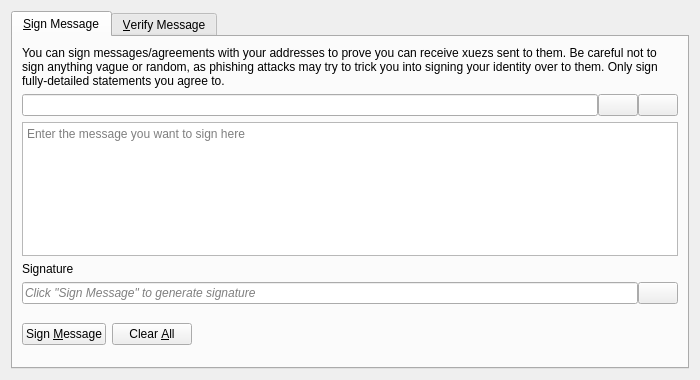
<?xml version="1.0" encoding="UTF-8"?>
<ui version="4.0">
 <class>SignVerifyMessageDialog</class>
 <widget class="QDialog" name="SignVerifyMessageDialog">
  <property name="geometry">
   <rect>
    <x>0</x>
    <y>0</y>
    <width>700</width>
    <height>380</height>
   </rect>
  </property>
  <property name="windowTitle">
   <string>Signatures - Sign / Verify a Message</string>
  </property>
  <property name="modal">
   <bool>true</bool>
  </property>
  <layout class="QVBoxLayout" name="verticalLayout">
   <item>
    <widget class="QTabWidget" name="tabWidget">
     <property name="currentIndex">
      <number>0</number>
     </property>
     <widget class="QWidget" name="tabSignMessage">
      <attribute name="title">
       <string>&amp;Sign Message</string>
      </attribute>
      <layout class="QVBoxLayout" name="verticalLayout_SM">
       <item>
        <widget class="QLabel" name="infoLabel_SM">
         <property name="text">
          <string>You can sign messages/agreements with your addresses to prove you can receive xuezs sent to them. Be careful not to sign anything vague or random, as phishing attacks may try to trick you into signing your identity over to them. Only sign fully-detailed statements you agree to.</string>
         </property>
         <property name="textFormat">
          <enum>Qt::PlainText</enum>
         </property>
         <property name="wordWrap">
          <bool>true</bool>
         </property>
        </widget>
       </item>
       <item>
        <layout class="QHBoxLayout" name="horizontalLayout_1_SM">
         <property name="spacing">
          <number>0</number>
         </property>
         <item>
          <widget class="QValidatedLineEdit" name="addressIn_SM">
           <property name="toolTip">
            <string>The XUEZ address to sign the message with</string>
           </property>
          </widget>
         </item>
         <item>
          <widget class="QPushButton" name="addressBookButton_SM">
           <property name="toolTip">
            <string>Choose previously used address</string>
           </property>
           <property name="text">
            <string/>
           </property>
           <property name="icon">
            <iconset resource="../xuez.qrc">
             <normaloff>:/icons/address-book</normaloff>:/icons/address-book</iconset>
           </property>
           <property name="shortcut">
            <string>Alt+A</string>
           </property>
           <property name="autoDefault">
            <bool>false</bool>
           </property>
          </widget>
         </item>
         <item>
          <widget class="QPushButton" name="pasteButton_SM">
           <property name="toolTip">
            <string>Paste address from clipboard</string>
           </property>
           <property name="text">
            <string/>
           </property>
           <property name="icon">
            <iconset resource="../xuez.qrc">
             <normaloff>:/icons/editpaste</normaloff>:/icons/editpaste</iconset>
           </property>
           <property name="shortcut">
            <string>Alt+P</string>
           </property>
           <property name="autoDefault">
            <bool>false</bool>
           </property>
          </widget>
         </item>
        </layout>
       </item>
       <item>
        <widget class="QPlainTextEdit" name="messageIn_SM">
         <property name="toolTip">
          <string>Enter the message you want to sign here</string>
         </property>
         <property name="placeholderText">
          <string>Enter the message you want to sign here</string>
         </property>
        </widget>
       </item>
       <item>
        <widget class="QLabel" name="signatureLabel_SM">
         <property name="text">
          <string>Signature</string>
         </property>
         <property name="textFormat">
          <enum>Qt::PlainText</enum>
         </property>
        </widget>
       </item>
       <item>
        <layout class="QHBoxLayout" name="horizontalLayout_2_SM">
         <property name="spacing">
          <number>0</number>
         </property>
         <item>
          <widget class="QLineEdit" name="signatureOut_SM">
           <property name="placeholderText">
            <string>Click "Sign Message" to generate signature</string>
           </property>
           <property name="font">
            <font>
             <italic>true</italic>
            </font>
           </property>
           <property name="readOnly">
            <bool>true</bool>
           </property>
          </widget>
         </item>
         <item>
          <widget class="QPushButton" name="copySignatureButton_SM">
           <property name="toolTip">
            <string>Copy the current signature to the system clipboard</string>
           </property>
           <property name="text">
            <string/>
           </property>
           <property name="icon">
            <iconset resource="../xuez.qrc">
             <normaloff>:/icons/editcopy</normaloff>:/icons/editcopy</iconset>
           </property>
           <property name="autoDefault">
            <bool>false</bool>
           </property>
          </widget>
         </item>
        </layout>
       </item>
       <item>
        <layout class="QHBoxLayout" name="horizontalLayout_3_SM">
         <item>
          <widget class="QPushButton" name="signMessageButton_SM">
           <property name="toolTip">
            <string>Sign the message to prove you own this XUEZ address</string>
           </property>
           <property name="text">
            <string>Sign &amp;Message</string>
           </property>
           <property name="icon">
            <iconset resource="../xuez.qrc">
             <normaloff>:/icons/edit</normaloff>:/icons/edit</iconset>
           </property>
           <property name="autoDefault">
            <bool>false</bool>
           </property>
          </widget>
         </item>
         <item>
          <widget class="QPushButton" name="clearButton_SM">
           <property name="toolTip">
            <string>Reset all sign message fields</string>
           </property>
           <property name="text">
            <string>Clear &amp;All</string>
           </property>
           <property name="icon">
            <iconset resource="../xuez.qrc">
             <normaloff>:/icons/remove</normaloff>:/icons/remove</iconset>
           </property>
           <property name="autoDefault">
            <bool>false</bool>
           </property>
          </widget>
         </item>
         <item>
          <spacer name="horizontalSpacer_1_SM">
           <property name="orientation">
            <enum>Qt::Horizontal</enum>
           </property>
           <property name="sizeHint" stdset="0">
            <size>
             <width>40</width>
             <height>48</height>
            </size>
           </property>
          </spacer>
         </item>
         <item>
          <widget class="QLabel" name="statusLabel_SM">
           <property name="font">
            <font>
             <weight>75</weight>
             <bold>true</bold>
            </font>
           </property>
           <property name="text">
            <string/>
           </property>
           <property name="wordWrap">
            <bool>true</bool>
           </property>
          </widget>
         </item>
         <item>
          <spacer name="horizontalSpacer_2_SM">
           <property name="orientation">
            <enum>Qt::Horizontal</enum>
           </property>
           <property name="sizeHint" stdset="0">
            <size>
             <width>40</width>
             <height>48</height>
            </size>
           </property>
          </spacer>
         </item>
        </layout>
       </item>
      </layout>
     </widget>
     <widget class="QWidget" name="tabVerifyMessage">
      <attribute name="title">
       <string>&amp;Verify Message</string>
      </attribute>
      <layout class="QVBoxLayout" name="verticalLayout_VM">
       <item>
        <widget class="QLabel" name="infoLabel_VM">
         <property name="text">
          <string>Enter the receiver's address, message (ensure you copy line breaks, spaces, tabs, etc. exactly) and signature below to verify the message. Be careful not to read more into the signature than what is in the signed message itself, to avoid being tricked by a man-in-the-middle attack. Note that this only proves the signing party receives with the address, it cannot prove sendership of any transaction!</string>
         </property>
         <property name="textFormat">
          <enum>Qt::PlainText</enum>
         </property>
         <property name="alignment">
          <set>Qt::AlignLeading|Qt::AlignLeft|Qt::AlignTop</set>
         </property>
         <property name="wordWrap">
          <bool>true</bool>
         </property>
        </widget>
       </item>
       <item>
        <layout class="QHBoxLayout" name="horizontalLayout_1_VM">
         <property name="spacing">
          <number>0</number>
         </property>
         <item>
          <widget class="QValidatedLineEdit" name="addressIn_VM">
           <property name="toolTip">
            <string>The XUEZ address the message was signed with</string>
           </property>
          </widget>
         </item>
         <item>
          <widget class="QPushButton" name="addressBookButton_VM">
           <property name="toolTip">
            <string>Choose previously used address</string>
           </property>
           <property name="text">
            <string/>
           </property>
           <property name="icon">
            <iconset resource="../xuez.qrc">
             <normaloff>:/icons/address-book</normaloff>:/icons/address-book</iconset>
           </property>
           <property name="shortcut">
            <string>Alt+A</string>
           </property>
           <property name="autoDefault">
            <bool>false</bool>
           </property>
          </widget>
         </item>
        </layout>
       </item>
       <item>
        <widget class="QPlainTextEdit" name="messageIn_VM">
          <property name="toolTip">
            <string>The signed message to verify</string>
          </property>
          <property name="placeholderText">
            <string>The signed message to verify</string>
          </property>
        </widget>
       </item>
       <item>
        <widget class="QValidatedLineEdit" name="signatureIn_VM">
          <property name="toolTip">
            <string>The signature given when the message was signed</string>
          </property>
          <property name="placeholderText">
            <string>The signature given when the message was signed</string>
          </property>
        </widget>
       </item>
       <item>
        <layout class="QHBoxLayout" name="horizontalLayout_2_VM">
         <item>
          <widget class="QPushButton" name="verifyMessageButton_VM">
           <property name="toolTip">
            <string>Verify the message to ensure it was signed with the specified XUEZ address</string>
           </property>
           <property name="text">
            <string>Verify &amp;Message</string>
           </property>
           <property name="icon">
            <iconset resource="../xuez.qrc">
             <normaloff>:/icons/transaction_0</normaloff>:/icons/transaction_0</iconset>
           </property>
           <property name="autoDefault">
            <bool>false</bool>
           </property>
          </widget>
         </item>
         <item>
          <widget class="QPushButton" name="clearButton_VM">
           <property name="toolTip">
            <string>Reset all verify message fields</string>
           </property>
           <property name="text">
            <string>Clear &amp;All</string>
           </property>
           <property name="icon">
            <iconset resource="../xuez.qrc">
             <normaloff>:/icons/remove</normaloff>:/icons/remove</iconset>
           </property>
           <property name="autoDefault">
            <bool>false</bool>
           </property>
          </widget>
         </item>
         <item>
          <spacer name="horizontalSpacer_1_VM">
           <property name="orientation">
            <enum>Qt::Horizontal</enum>
           </property>
           <property name="sizeHint" stdset="0">
            <size>
             <width>40</width>
             <height>48</height>
            </size>
           </property>
          </spacer>
         </item>
         <item>
          <widget class="QLabel" name="statusLabel_VM">
           <property name="font">
            <font>
             <weight>75</weight>
             <bold>true</bold>
            </font>
           </property>
           <property name="text">
            <string/>
           </property>
           <property name="wordWrap">
            <bool>true</bool>
           </property>
          </widget>
         </item>
         <item>
          <spacer name="horizontalSpacer_2_VM">
           <property name="orientation">
            <enum>Qt::Horizontal</enum>
           </property>
           <property name="sizeHint" stdset="0">
            <size>
             <width>40</width>
             <height>48</height>
            </size>
           </property>
          </spacer>
         </item>
        </layout>
       </item>
      </layout>
     </widget>
    </widget>
   </item>
  </layout>
 </widget>
 <customwidgets>
  <customwidget>
   <class>QValidatedLineEdit</class>
   <extends>QLineEdit</extends>
   <header>qt/qvalidatedlineedit.h</header>
  </customwidget>
 </customwidgets>
 <resources>
  <include location="../xuez.qrc"/>
 </resources>
 <connections/>
</ui>
